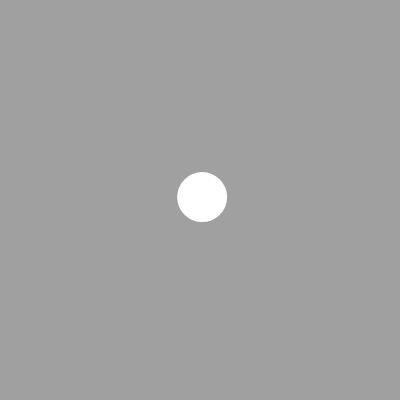
Frame 1 (no input)
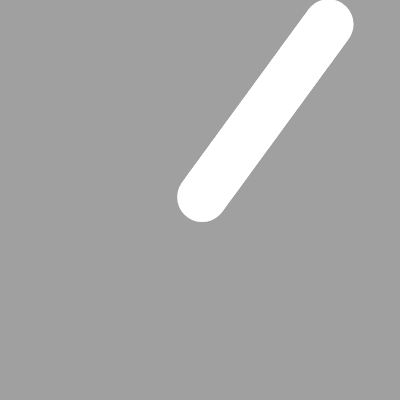
Frame 60 (no input)
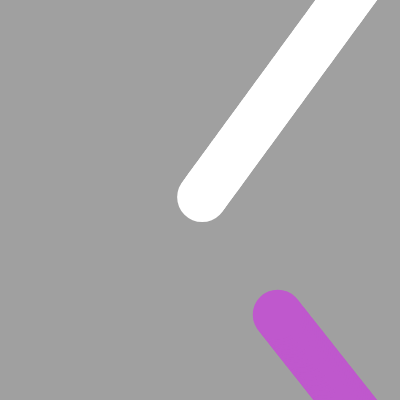
Frame 120 (the mouse pressed at the canvas centre since frame 60)

The p5.js sketch that drew these frames (run headless with seeded random() and noise() and a simulated clock; from frame 60 on, the mouse is pressed at the canvas centre):

// p5.js sketch
// ── sketch.js
//https://github.com/stavrosdidakis/DAT-GAD-405_2017
//https://p5js.org

//DAT405 / GAD405
//06_Motion Random Speed (No Background)

//Setup of variables
let x;
let y;
let speedX;
let speedY;
let r, g, b = 255; //Initialize r,g,b each to 255

function setup(){
  createCanvas(400, 400);
  x = width/2;
  y = height/2;
  //Randomize speedX and speedY
  //Positive means the ellipse moves forward,
  //and negative it moves backwards
  speedX = random(-5., 5.);
  speedY = random(-5., 5.);

  textSize(16);
  noStroke();
  background(160);
}

function draw(){
  //For a new frame accumulate a new value to x and y
  //based on the random speedX and speedY
  x = x + speedX;
  y = y + speedY;

  //If ellipse goes off screen (right side of canvas),
  //then reset position to 0 (aappears from the left)
  if (x>425){ //width plus 25 (half size of ellipse)
    r = random (255);
    g = random (255);
    b = random (255);
    x = -25; //appear to 0-25 (half size of ellipse)
    speedX = random(-5., 5.); //Randomize speed
    speedY = random(-5., 5.);
  }
  //If ellipse goes off screen (left side of canvas),
  //then reset position to 400 (appears from the right)
  if (x<-25){
    r = random (255);
    g = random (255);
    b = random (255);
    x = 425;
    speedX = random(-5., 5.); //Randomize speed
    speedY = random(-5., 5.);
  }
  //Same applies here, but for the y coordinates
  if (y>425){
    r = random (255);
    g = random (255);
    b = random (255);
    y = -25;
    speedX = random(-5., 5.); //Randomize speed
    speedY = random(-5., 5.);
  }
  if (y<-25){
    r = random (255);
    g = random (255);
    b = random (255);
    y = 425;
    speedX = random(-5., 5.); //Randomize speed
    speedY = random(-5., 5.);
  }

  fill(r, g, b);
  ellipse(x, y, 50, 50);
}
